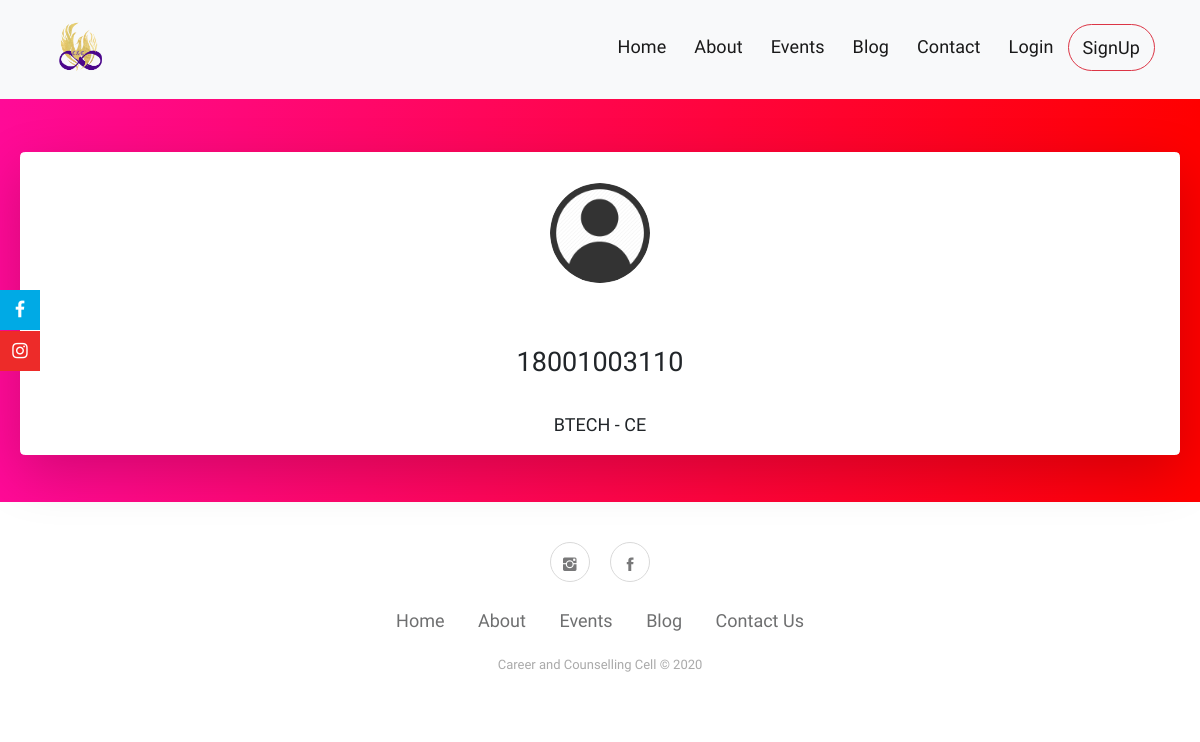
/accounts/sanyam/, run on an earlier commit of the app's database.
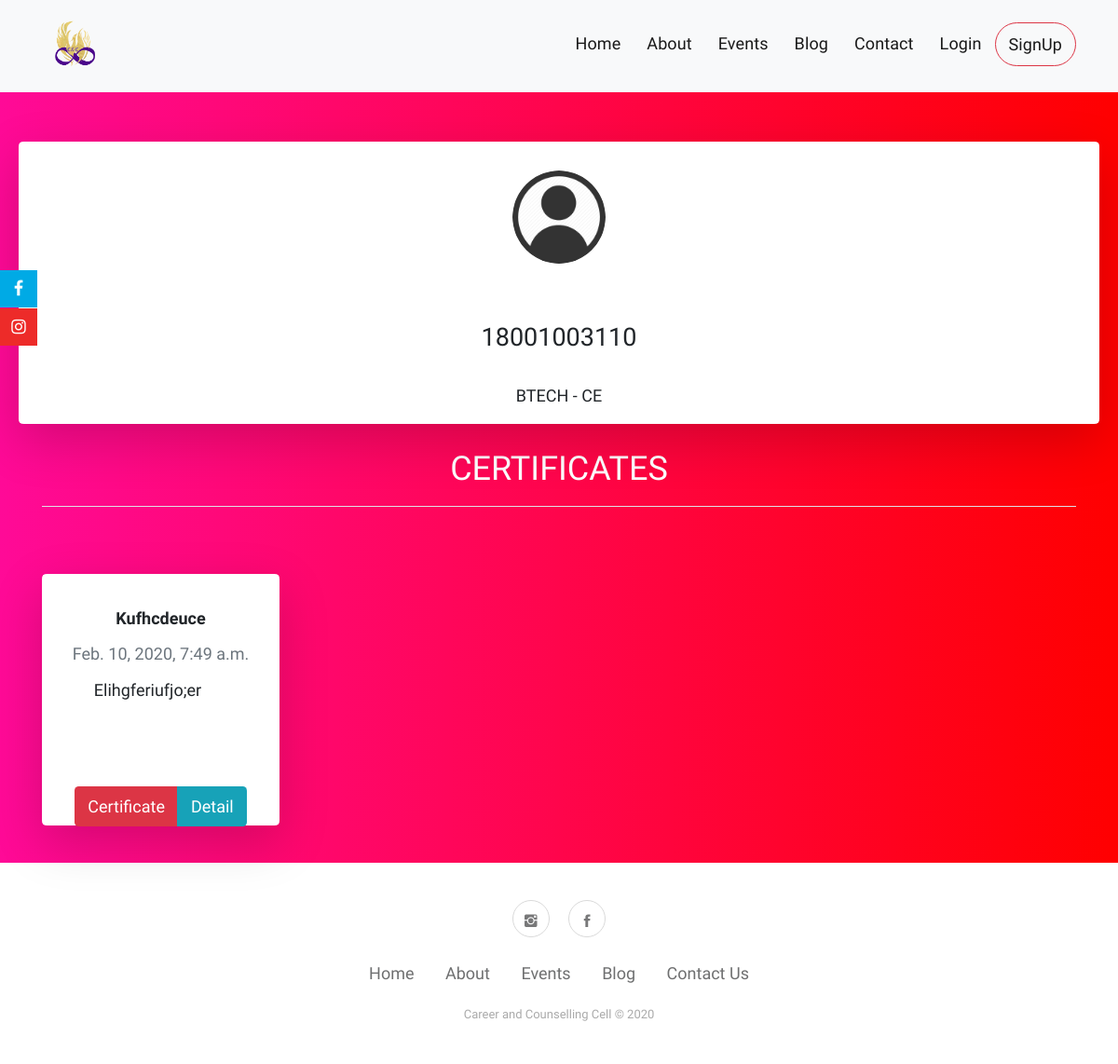
And on a later commit of the database.
### events/models.py (models this page shows, shortened)
class Registration(models.Model):
    user = models.ForeignKey(User, on_delete=models.CASCADE, verbose_name='registrations')
    event = models.ForeignKey(Event, on_delete=models.CASCADE)
    date = models.DateTimeField(auto_now_add=True)
    attended = models.CharField(choices=(('A', 'Attended'), ('NA', 'Not Attended')), max_length=10, default='NA')
    class Meta:
        ordering = ['-date']

class Event(models.Model):
    event_name = models.CharField(max_length=100)
    description = models.CharField(max_length=1000)
    content = models.TextField(max_length=5000, blank=True, null=True)
    date = models.DateTimeField(blank=True, null=True)
    venue = models.CharField(max_length=100, default=None, blank=True, null=True)
    pic1 = models.ImageField(default=None, upload_to='event pics', blank=True, null=True)
    pic2 = models.ImageField(default=None, upload_to='event pics', blank=True, null=True)
    pic3 = models.ImageField(default=None, upload_to='event pics', blank=True, null=True)
    pic4 = models.ImageField(default=None, upload_to='event pics', blank=True, null=True)
    pic5 = models.ImageField(default=None, upload_to='event pics', blank=True, null=True)
    pic6 = models.ImageField(default=None, upload_to='event pics', blank=True, null=True)
    pic7 = models.ImageField(default=None, upload_to='event pics', blank=True, null=True)
    pic8 = models.ImageField(default=None, upload_to='event pics', blank=True, null=True)
    pic9 = models.ImageField(default=None, upload_to='event pics', blank=True, null=True)
    pic10 = models.ImageField(default=None, upload_to='event pics', blank=True, null=True)
    pic11 = models.ImageField(default=None, upload_to='event pics', blank=True, null=True) ##for home only
    status = models.CharField(default=True, choices=(('True', 'Upcoming'), ('False', 'Happened')), max_length=10)
    class Meta:
        ordering = ['-date']

### accounts/views.py (the view)
# urls.py: path('<username>/', views.ProfileDashboard, name='dashboard'),
def ProfileDashboard(request, username):
    user = request.user
    user_instance = get_object_or_404(User, username=username)
    user_instance_profile = get_object_or_404(UserProfile, user=user_instance)
    registration = Registration.objects.filter(user=user_instance)
    context = {
        'user': user,
        'user_instance': user_instance,
        'certificates': registration,
        'profile': user_instance_profile,
    }
    return render(request, 'accounts/profile1.html', context)

### accounts/templates/accounts/profile1.html (shortened to what this page needs)
{% extends 'base.html' %}
{% load static %}
{% block content %}
<div style="background: rgb(2,0,36);
background: linear-gradient(90deg, rgba(2,0,36,1) 0%, rgba(255,10,151,1) 0%, rgba(255,0,0,1) 100%); padding: 20px; padding-top: 50px">
<br>
<br>
<br>
                {% include 'accounts/profile card.html' %}
</div>
{% endblock %}

### accounts/templates/accounts/profile card.html (shortened to what this page needs)
    <center>
    <div class="card profilebody border-white border rounded shadow-lg img-fluid" style="height: auto; margin-top: -150px;">
            <div class="profile">
                <div class="profilephoto" style="margin-top: 30px;">
                    {% if user_instance.userprofile.pic %}
                    <a href="#">
                        <img src="{{user_instance.userprofile.pic.url}}" height="100" width="100" class="rounded-circle">
                    </a>
                    {% endif %}
                </div>
                <div class="profiledetails">
                    <br>
                    <br>
                    <h4>{{profile.roll_no}}</h4><br>
                    <h5><p>{{profile.course}} - {{ profile.branch }}</p></h5>
                </div>
            </div>
    </div>
    </center>
    <br>
{% if user_instance.registration_set.exists %}
    <div class="container certibody">
        <div style="text-align: center">
            <h2 class="text-white img-fluid">
                CERTIFICATES
            </h2>
            <hr style="background-color: ghostwhite">
            <br><br>
                {% for registration in certificates %}
                {% if registration.attended == 'A'%}
            <div class="row user-list">
                    <div class="col-md-3 col-sm-6 item">
                        <div class="card border-white border rounded shadow-lg" data-bs-hover-animate="pulse" style="width: auto; height: 15rem;">
                            <div class="card-body">
                                <h4 class="card-title" style="margin-top: 5px;"><strong>{{ registration.event.event_name|capfirst }}</strong></h4>
                                <h6 class="text-muted card-subtitle mb-2" style="margin-top: 0px;">{{ registration.event.date }}</h6>
                                <div style="padding-bottom: 70px">
                                <p class="card-text" style="width: 180px;margin-top: 15px;margin-bottom: 20px;">{{ registration.event.description|capfirst }}</p>
                                </div>
                                <div class="btn-group" role="group">
                                    <button class="btn bg-danger" type="button" ><a href="{% url 'events:certificate' user_instance.username registration.event.id %}">Certificate</a></button>
                                    <br>
                                    <button class="btn bg-info" type="button"><a href="{% url 'events:events_detail' registration.event.id %}">Detail</a></button>
                                </div>
                            </div>
                        </div>
                    </div>
                {% endif %}
                {% endfor %}
                </div>
        {% endif %}
        </div>
    </div>

What changed in the data, as far as the page shows it:
added Registration: event.event_name "Kufhcdeuce", event "Feb. 10, 2020, 7:49 a.m.", event.description "Elihgferiufjo;er"
Also different on the page:
text now shown: "CERTIFICATES"
